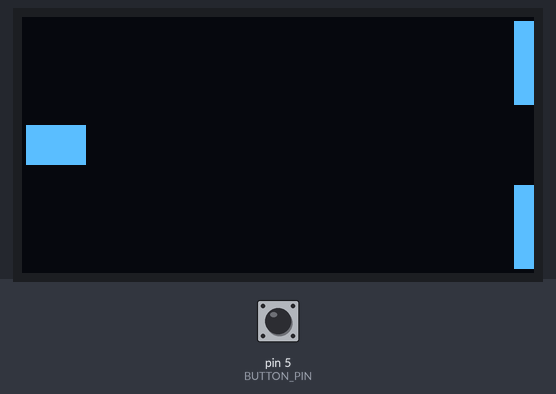
Simulated run of this sketch. Board: Arduino Uno, built with avr-gcc and run on an emulated ATmega328P. On the bench: 128×64 one-colour display. The inputs (shaded band) are chosen by the test bench; at power-on: pin 5 (BUTTON_PIN) HIGH. Random numbers use the default seed unless the sketch sets one.

Above: at 3.26 s.
4.3 s: pin 5 (BUTTON_PIN) pulled LOW for 0.15 s
5.0 s: pin 5 (BUTTON_PIN) pulled LOW for 3.2 s
At 9.1 s:
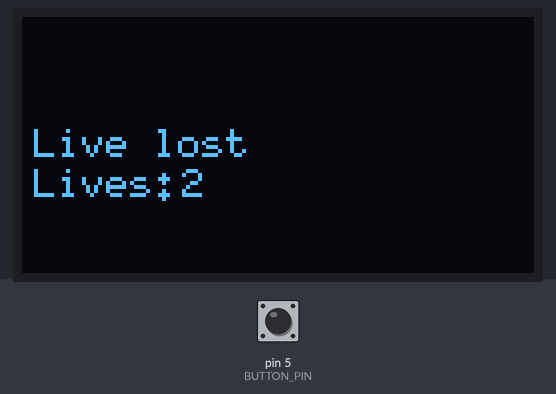
9.7 s: pin 5 (BUTTON_PIN) pulled LOW for 1 s
At 10.4 s:
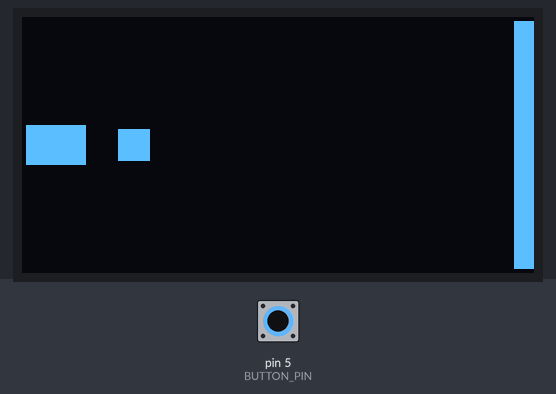
11.3 s: pin 5 (BUTTON_PIN) pulled LOW for 3.2 s
At 21.5 s:
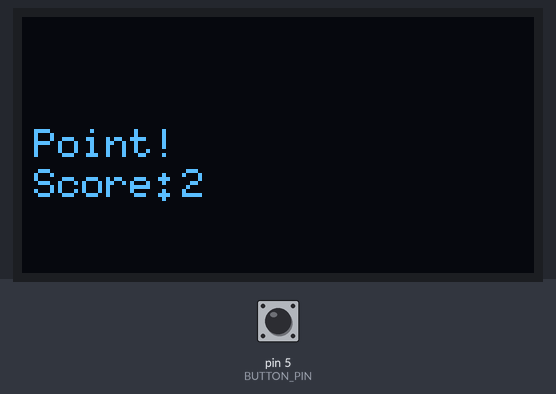

The sketch:

full_or_empty_game_-_Kritin_Kaushik.ino
```cpp
#include <U8g2lib.h>
#include <Wire.h>
#include <Arduino.h>

#define SCREEN_WIDTH 128
#define SCREEN_HEIGHT 64

U8G2_SH1106_128X64_NONAME_F_HW_I2C u8g2(U8G2_R0,U8X8_PIN_NONE);

int bx = 0;
int bradius = 4 ;
int score = 0;
int lives = 3;
int ballval= random(2);
int bspeed = 2;
int gunLength = 15;
int BUTTON_PIN = 5;


void setup() {
  // put your setup code here, to run once:
  u8g2.begin();
  pinMode(BUTTON_PIN, INPUT);
  randomSeed(analogRead(A0));
  u8g2.clearBuffer();
  u8g2.setFont(u8g2_font_6x10_tf);
  u8g2.drawStr(3,35,"Welcome To!");
  u8g2.drawStr(3,45,"Full or Empty Game");
  u8g2.sendBuffer();
  delay(3000);
}

void loop() {
  u8g2.clearBuffer();
  u8g2.drawBox(1, u8g2.getDisplayHeight() / 2 - 5, gunLength, 10);

  Serial.println(digitalRead(BUTTON_PIN));  //debugging
  if(lives ==0){
    u8g2.clearBuffer();
    u8g2.setFont(u8g2_font_6x10_tf);
    u8g2.drawStr(3,35,"Game Over!");
    u8g2.drawStr(3,45,"Score:");
    u8g2.setCursor(40,45);
    u8g2.print(score);

    u8g2.sendBuffer();

    return;
  }

  if(bx <= 125 && bx >= 99){
    bx = bx + 2;
    if (ballval == 1){
      u8g2.drawDisc(bx,32, bradius);
    }else if(ballval==0){
      u8g2.drawCircle(bx,32,bradius);
    }
  }else if (bx < 99){
    bx = bx  + 2;
    u8g2.drawBox(bx,28,8,8);
  }

  int value1 = digitalRead(BUTTON_PIN);

  if(digitalRead(BUTTON_PIN) == 1){
    u8g2.drawBox(123, 1, 5, 21);
    u8g2.drawBox(123, 42, 5, 21);
  }else if(value1 == 0){
    u8g2.drawBox(123, 1, 5, 21);
    u8g2.drawBox(123, 21, 5, 21);
    u8g2.drawBox(123, 42, 5, 21);
  }
  u8g2.sendBuffer();
  if(bx >= 125){
    if(digitalRead(BUTTON_PIN) == ballval){
      score = score + 1;
      u8g2.clearBuffer();
      u8g2.setFont(u8g2_font_6x10_tf);
      u8g2.drawStr(3,35,"Point!");
      u8g2.drawStr(3,45,"Score:");
      u8g2.setCursor(40,45);
      u8g2.print(score);
      u8g2.sendBuffer();
      ballval= random(2);
      bx = 0;
      delay(1500);
    }else{
      lives = lives - 1;
      u8g2.clearBuffer();
      u8g2.setFont(u8g2_font_6x10_tf);
      u8g2.drawStr(3,35,"Live lost");
      u8g2.drawStr(3,45,"Lives:");
      u8g2.setCursor(40,45);
      u8g2.print(lives);
      u8g2.sendBuffer();
      ballval = random(2);
      bx = 0;
      delay(1500);
    }
  }
  delay(50);

}
```
